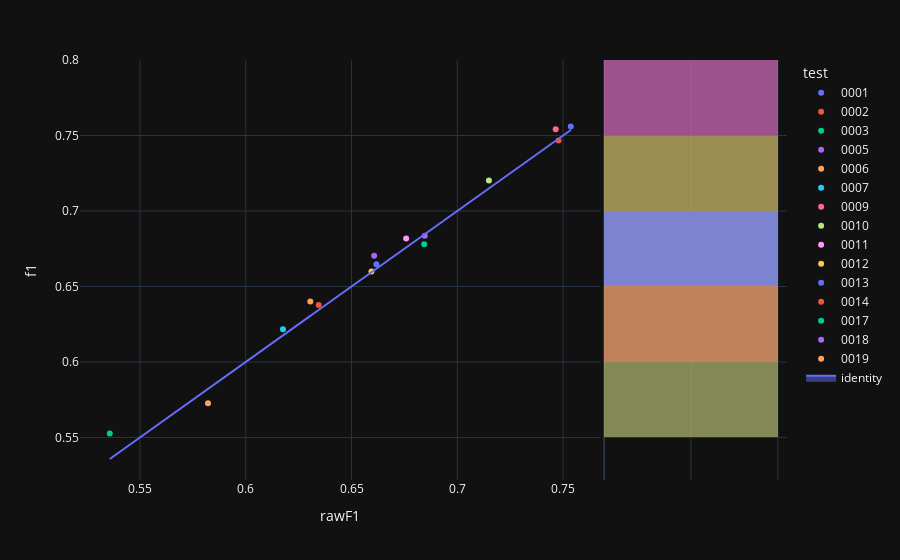

Write notebook code for a chart like this one.
### Code cell
fig=px.scatter(experimentModels,x='rawF1',y='f1',color='test',hover_name='modelId', marginal_y="histogram")
fig.add_trace(
    go.Scatter(x=experimentModels['rawF1'], y=experimentModels['rawF1'], name="identity", mode='lines',fill="toself")
)
fig.show()

### Figure 1 — Plotly figure (JSON) as saved in the notebook; plotly's stock layout.template omitted (floating-point values rounded to 4 significant figures)
{"data": [{"hovertemplate": "<b>%{hovertext}</b><br><br>test=0001<br>rawF1=%{x}<br>f1=%{y}<extra></extra>", "hovertext": ["4ecbf9fd-9ea2-41f6-82ce-b88ac9b32b76"], "legendgroup": "0001", "marker": {"color": "#636efa", "symbol": "circle"}, "mode": "markers", "name": "0001", "orientation": "v", "showlegend": true, "x": [0.7536], "xaxis": "x", "y": [0.7559], "yaxis": "y", "type": "scatter"}, {"alignmentgroup": "True", "bingroup": "y", "hovertemplate": "test=0001<br>f1=%{y}<br>count=%{x}<extra></extra>", "legendgroup": "0001", "marker": {"color": "#636efa"}, "name": "0001", "offsetgroup": "0001", "opacity": 0.5, "showlegend": false, "xaxis": "x2", "y": [0.7559], "yaxis": "y2", "type": "histogram"}, {"hovertemplate": "<b>%{hovertext}</b><br><br>test=0002<br>rawF1=%{x}<br>f1=%{y}<extra></extra>", "hovertext": ["510c627b-7f5d-47cf-806f-77699d7869bf"], "legendgroup": "0002", "marker": {"color": "#EF553B", "symbol": "circle"}, "mode": "markers", "name": "0002", "orientation": "v", "showlegend": true, "x": [0.7478], "xaxis": "x", "y": [0.7467], "yaxis": "y", "type": "scatter"}, {"alignmentgroup": "True", "bingroup": "y", "hovertemplate": "test=0002<br>f1=%{y}<br>count=%{x}<extra></extra>", "legendgroup": "0002", "marker": {"color": "#EF553B"}, "name": "0002", "offsetgroup": "0002", "opacity": 0.5, "showlegend": false, "xaxis": "x2", "y": [0.7467], "yaxis": "y2", "type": "histogram"}, {"hovertemplate": "<b>%{hovertext}</b><br><br>test=0003<br>rawF1=%{x}<br>f1=%{y}<extra></extra>", "hovertext": ["81fc4ed7-34db-485d-8b93-027a1d57313e"], "legendgroup": "0003", "marker": {"color": "#00cc96", "symbol": "circle"}, "mode": "markers", "name": "0003", "orientation": "v", "showlegend": true, "x": [0.5358], "xaxis": "x", "y": [0.5526], "yaxis": "y", "type": "scatter"}, {"alignmentgroup": "True", "bingroup": "y", "hovertemplate": "test=0003<br>f1=%{y}<br>count=%{x}<extra></extra>", "legendgroup": "0003", "marker": {"color": "#00cc96"}, "name": "0003", "offsetgroup": "0003", "opacity": 0.5, "showlegend": false, "xaxis": "x2", "y": [0.5526], "yaxis": "y2", "type": "histogram"}, {"hovertemplate": "<b>%{hovertext}</b><br><br>test=0005<br>rawF1=%{x}<br>f1=%{y}<extra></extra>", "hovertext": ["edd43941-9867-4361-a47e-36b0c1e13e96"], "legendgroup": "0005", "marker": {"color": "#ab63fa", "symbol": "circle"}, "mode": "markers", "name": "0005", "orientation": "v", "showlegend": true, "x": [0.6607], "xaxis": "x", "y": [0.6703], "yaxis": "y", "type": "scatter"}, {"alignmentgroup": "True", "bingroup": "y", "hovertemplate": "test=0005<br>f1=%{y}<br>count=%{x}<extra></extra>", "legendgroup": "0005", "marker": {"color": "#ab63fa"}, "name": "0005", "offsetgroup": "0005", "opacity": 0.5, "showlegend": false, "xaxis": "x2", "y": [0.6703], "yaxis": "y2", "type": "histogram"}, {"hovertemplate": "<b>%{hovertext}</b><br><br>test=0006<br>rawF1=%{x}<br>f1=%{y}<extra></extra>", "hovertext": ["f76f3dc0-a712-49f3-842b-590c783bc6ca"], "legendgroup": "0006", "marker": {"color": "#FFA15A", "symbol": "circle"}, "mode": "markers", "name": "0006", "orientation": "v", "showlegend": true, "x": [0.5822], "xaxis": "x", "y": [0.5727], "yaxis": "y", "type": "scatter"}, {"alignmentgroup": "True", "bingroup": "y", "hovertemplate": "test=0006<br>f1=%{y}<br>count=%{x}<extra></extra>", "legendgroup": "0006", "marker": {"color": "#FFA15A"}, "name": "0006", "offsetgroup": "0006", "opacity": 0.5, "showlegend": false, "xaxis": "x2", "y": [0.5727], "yaxis": "y2", "type": "histogram"}, {"hovertemplate": "<b>%{hovertext}</b><br><br>test=0007<br>rawF1=%{x}<br>f1=%{y}<extra></extra>", "hovertext": ["bedbb2e2-c55d-4931-8937-6ff81b1df99a"], "legendgroup": "0007", "marker": {"color": "#19d3f3", "symbol": "circle"}, "mode": "markers", "name": "0007", "orientation": "v", "showlegend": true, "x": [0.6176], "xaxis": "x", "y": [0.6216], "yaxis": "y", "type": "scatter"}, {"alignmentgroup": "True", "bingroup": "y", "hovertemplate": "test=0007<br>f1=%{y}<br>count=%{x}<extra></extra>", "legendgroup": "0007", "marker": {"color": "#19d3f3"}, "name": "0007", "offsetgroup": "0007", "opacity": 0.5, "showlegend": false, "xaxis": "x2", "y": [0.6216], "yaxis": "y2", "type": "histogram"}, {"hovertemplate": "<b>%{hovertext}</b><br><br>test=0009<br>rawF1=%{x}<br>f1=%{y}<extra></extra>", "hovertext": ["d795bc85-43d1-4349-bf03-fe100d40daf9"], "legendgroup": "0009", "marker": {"color": "#FF6692", "symbol": "circle"}, "mode": "markers", "name": "0009", "orientation": "v", "showlegend": true, "x": [0.7465], "xaxis": "x", "y": [0.7542], "yaxis": "y", "type": "scatter"}, {"alignmentgroup": "True", "bingroup": "y", "hovertemplate": "test=0009<br>f1=%{y}<br>count=%{x}<extra></extra>", "legendgroup": "0009", "marker": {"color": "#FF6692"}, "name": "0009", "offsetgroup": "0009", "opacity": 0.5, "showlegend": false, "xaxis": "x2", "y": [0.7542], "yaxis": "y2", "type": "histogram"}, {"hovertemplate": "<b>%{hovertext}</b><br><br>test=0010<br>rawF1=%{x}<br>f1=%{y}<extra></extra>", "hovertext": ["02e88dcd-63b9-408e-848d-a849fc2567a1"], "legendgroup": "0010", "marker": {"color": "#B6E880", "symbol": "circle"}, "mode": "markers", "name": "0010", "orientation": "v", "showlegend": true, "x": [0.7149], "xaxis": "x", "y": [0.7202], "yaxis": "y", "type": "scatter"}, {"alignmentgroup": "True", "bingroup": "y", "hovertemplate": "test=0010<br>f1=%{y}<br>count=%{x}<extra></extra>", "legendgroup": "0010", "marker": {"color": "#B6E880"}, "name": "0010", "offsetgroup": "0010", "opacity": 0.5, "showlegend": false, "xaxis": "x2", "y": [0.7202], "yaxis": "y2", "type": "histogram"}, {"hovertemplate": "<b>%{hovertext}</b><br><br>test=0011<br>rawF1=%{x}<br>f1=%{y}<extra></extra>", "hovertext": ["a090862a-9778-4431-9c22-e5d33b1a116c"], "legendgroup": "0011", "marker": {"color": "#FF97FF", "symbol": "circle"}, "mode": "markers", "name": "0011", "orientation": "v", "showlegend": true, "x": [0.6758], "xaxis": "x", "y": [0.6818], "yaxis": "y", "type": "scatter"}, {"alignmentgroup": "True", "bingroup": "y", "hovertemplate": "test=0011<br>f1=%{y}<br>count=%{x}<extra></extra>", "legendgroup": "0011", "marker": {"color": "#FF97FF"}, "name": "0011", "offsetgroup": "0011", "opacity": 0.5, "showlegend": false, "xaxis": "x2", "y": [0.6818], "yaxis": "y2", "type": "histogram"}, {"hovertemplate": "<b>%{hovertext}</b><br><br>test=0012<br>rawF1=%{x}<br>f1=%{y}<extra></extra>", "hovertext": ["e7e4df1d-6250-40e8-bf6c-79a6ed4dbdab"], "legendgroup": "0012", "marker": {"color": "#FECB52", "symbol": "circle"}, "mode": "markers", "name": "0012", "orientation": "v", "showlegend": true, "x": [0.6594], "xaxis": "x", "y": [0.66], "yaxis": "y", "type": "scatter"}, {"alignmentgroup": "True", "bingroup": "y", "hovertemplate": "test=0012<br>f1=%{y}<br>count=%{x}<extra></extra>", "legendgroup": "0012", "marker": {"color": "#FECB52"}, "name": "0012", "offsetgroup": "0012", "opacity": 0.5, "showlegend": false, "xaxis": "x2", "y": [0.66], "yaxis": "y2", "type": "histogram"}, {"hovertemplate": "<b>%{hovertext}</b><br><br>test=0013<br>rawF1=%{x}<br>f1=%{y}<extra></extra>", "hovertext": ["d47997e9-0f93-4c68-8bfe-3d64bd24b612"], "legendgroup": "0013", "marker": {"color": "#636efa", "symbol": "circle"}, "mode": "markers", "name": "0013", "orientation": "v", "showlegend": true, "x": [0.6617], "xaxis": "x", "y": [0.6648], "yaxis": "y", "type": "scatter"}, {"alignmentgroup": "True", "bingroup": "y", "hovertemplate": "test=0013<br>f1=%{y}<br>count=%{x}<extra></extra>", "legendgroup": "0013", "marker": {"color": "#636efa"}, "name": "0013", "offsetgroup": "0013", "opacity": 0.5, "showlegend": false, "xaxis": "x2", "y": [0.6648], "yaxis": "y2", "type": "histogram"}, {"hovertemplate": "<b>%{hovertext}</b><br><br>test=0014<br>rawF1=%{x}<br>f1=%{y}<extra></extra>", "hovertext": ["eb8f4601-7957-4990-ba3b-c6892c7180c2"], "legendgroup": "0014", "marker": {"color": "#EF553B", "symbol": "circle"}, "mode": "markers", "name": "0014", "orientation": "v", "showlegend": true, "x": [0.6345], "xaxis": "x", "y": [0.6377], "yaxis": "y", "type": "scatter"}, {"alignmentgroup": "True", "bingroup": "y", "hovertemplate": "test=0014<br>f1=%{y}<br>count=%{x}<extra></extra>", "legendgroup": "0014", "marker": {"color": "#EF553B"}, "name": "0014", "offsetgroup": "0014", "opacity": 0.5, "showlegend": false, "xaxis": "x2", "y": [0.6377], "yaxis": "y2", "type": "histogram"}, {"hovertemplate": "<b>%{hovertext}</b><br><br>test=0017<br>rawF1=%{x}<br>f1=%{y}<extra></extra>", "hovertext": ["068a1a2c-d011-489a-be3e-8c36cceb0721"], "legendgroup": "0017", "marker": {"color": "#00cc96", "symbol": "circle"}, "mode": "markers", "name": "0017", "orientation": "v", "showlegend": true, "x": [0.6843], "xaxis": "x", "y": [0.678], "yaxis": "y", "type": "scatter"}, {"alignmentgroup": "True", "bingroup": "y", "hovertemplate": "test=0017<br>f1=%{y}<br>count=%{x}<extra></extra>", "legendgroup": "0017", "marker": {"color": "#00cc96"}, "name": "0017", "offsetgroup": "0017", "opacity": 0.5, "showlegend": false, "xaxis": "x2", "y": [0.678], "yaxis": "y2", "type": "histogram"}, {"hovertemplate": "<b>%{hovertext}</b><br><br>test=0018<br>rawF1=%{x}<br>f1=%{y}<extra></extra>", "hovertext": ["32691b47-eae8-4fd8-906e-315585ba2df6"], "legendgroup": "0018", "marker": {"color": "#ab63fa", "symbol": "circle"}, "mode": "markers", "name": "0018", "orientation": "v", "showlegend": true, "x": [0.6846], "xaxis": "x", "y": [0.6836], "yaxis": "y", "type": "scatter"}, {"alignmentgroup": "True", "bingroup": "y", "hovertemplate": "test=0018<br>f1=%{y}<br>count=%{x}<extra></extra>", "legendgroup": "0018", "marker": {"color": "#ab63fa"}, "name": "0018", "offsetgroup": "0018", "opacity": 0.5, "showlegend": false, "xaxis": "x2", "y": [0.6836], "yaxis": "y2", "type": "histogram"}, {"hovertemplate": "<b>%{hovertext}</b><br><br>test=0019<br>rawF1=%{x}<br>f1=%{y}<extra></extra>", "hovertext": ["4b322b8b-1809-4f6e-ac12-994435d2fc30"], "legendgroup": "0019", "marker": {"color": "#FFA15A", "symbol": "circle"}, "mode": "markers", "name": "0019", "orientation": "v", "showlegend": true, "x": [0.6305], "xaxis": "x", "y": [0.64], "yaxis": "y", "type": "scatter"}, {"alignmentgroup": "True", "bingroup": "y", "hovertemplate": "test=0019<br>f1=%{y}<br>count=%{x}<extra></extra>", "legendgroup": "0019", "marker": {"color": "#FFA15A"}, "name": "0019", "offsetgroup": "0019", "opacity": 0.5, "showlegend": false, "xaxis": "x2", "y": [0.64], "yaxis": "y2", "type": "histogram"}, {"fill": "toself", "mode": "lines", "name": "identity", "x": [0.7536, 0.7478, 0.5358, 0.6607, 0.5822, 0.6176, 0.7465, 0.7149, 0.6758, 0.6594, 0.6617, 0.6345, 0.6843, 0.6846, 0.6305], "y": [0.7536, 0.7478, 0.5358, 0.6607, 0.5822, 0.6176, 0.7465, 0.7149, 0.6758, 0.6594, 0.6617, 0.6345, 0.6843, 0.6846, 0.6305], "type": "scatter"}], "layout": {"xaxis": {"anchor": "y", "domain": [0.0, 0.7363], "title": {"text": "rawF1"}}, "yaxis": {"anchor": "x", "domain": [0.0, 1.0], "title": {"text": "f1"}}, "xaxis2": {"anchor": "y2", "domain": [0.7413, 1.0], "matches": "x2", "showticklabels": false, "showline": false, "ticks": "", "showgrid": true}, "yaxis2": {"anchor": "x2", "domain": [0.0, 1.0], "matches": "y", "showticklabels": false, "showgrid": true}, "legend": {"title": {"text": "test"}, "tracegroupgap": 0}, "margin": {"t": 60}, "barmode": "overlay"}}
